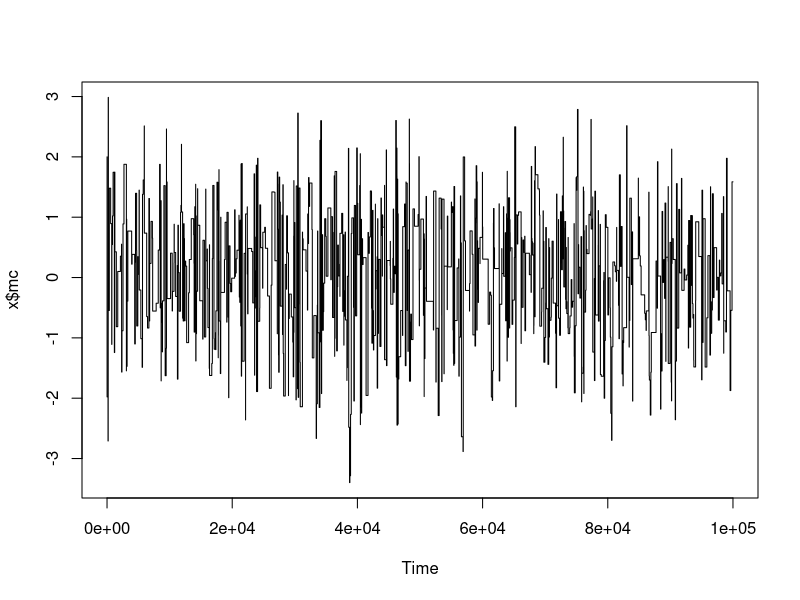
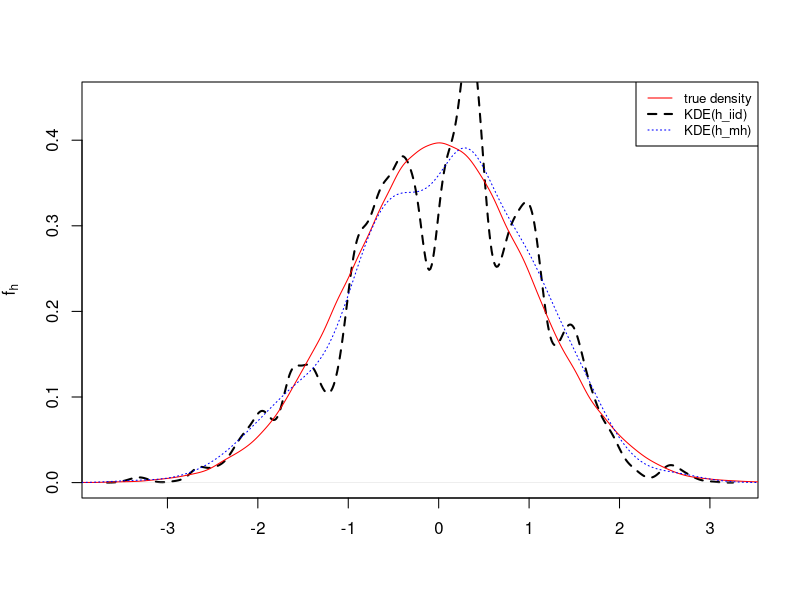

Here is the R script that generated these plots, in order:
## Example for bump-killing
# target: N(0, 1)
# proposal: N(x, 100)

# h <- 0.5
## generate one sample
one_sample <- function(len = 1e5)
{
  x <- numeric(len) + 2
  prob <- numeric(len)
  for (i in 2:len)
  {
    #y <-rnorm(1, x[i-1] - h/2*eval(deriv(~log(dnorm(x)), "x[i-1]")), sqrt(h)) 
    y <- rnorm(1, 100, 100)
    if(runif(1) < dnorm(y)/dnorm(x[i-1]))
    {
      x[i] <- y
      prob[i]<-1
    }else{
      x[i] <- x[i-1]
    }
  }
  return(list(mc=x, acc.prob = mean(prob)))
}

x <- one_sample()
pdf("bk_trace.pdf", width = 7, height = 7)
ts.plot(x$mc)
dev.off()
pdf("bk_density_plots.pdf", height = 7, width =7)
plot(density(x$mc), ylab = expression(hat(f[h])), xlab = "",
     main = "", lty = 2, ylim = c(0, 0.45), lwd = 2)
lines(density(rnorm(1e5)), col = "red")
h_iid <- density(x$mc)$bw
A.hat <- function(x)
{
  n<-length(x)
  T <- numeric(n)
  for(i in 1:n)
  {
    j <- i
    while(x[i] == x[j] && j <= n)
    {
      T[i] <- T[i] + 1
      j <- j + 1
    }
  }
  
  return(sum(2*T - 1)/n)
}
A <- A.hat(x$mc)
h_mh <- A^(1/5)*h_iid
lines(density(x$mc, bw = h_mh), col = "blue", lty = 3)

Tis <- function(x)
{
  n<-length(x)
  T <- numeric(n)
  for(i in 1:n)
  {
    j <- i
    while(x[i] == x[j] && j <= n)
    {
      T[i] <- T[i] + 1
      j <- j + 1
    }
  }
  
  return(2*T-1)
}

A_bk <- Tis(x$mc)
h_bk <-  A_bk^(1/5)*h_iid
legend("topright", legend = c("true density", "KDE(h_iid)",
                              "KDE(h_mh)"),
       lty = c(1,2,3), col = c("red", "black", "blue"),
       cex = 0.8, lwd = c(1,2,1))
dev.off()

